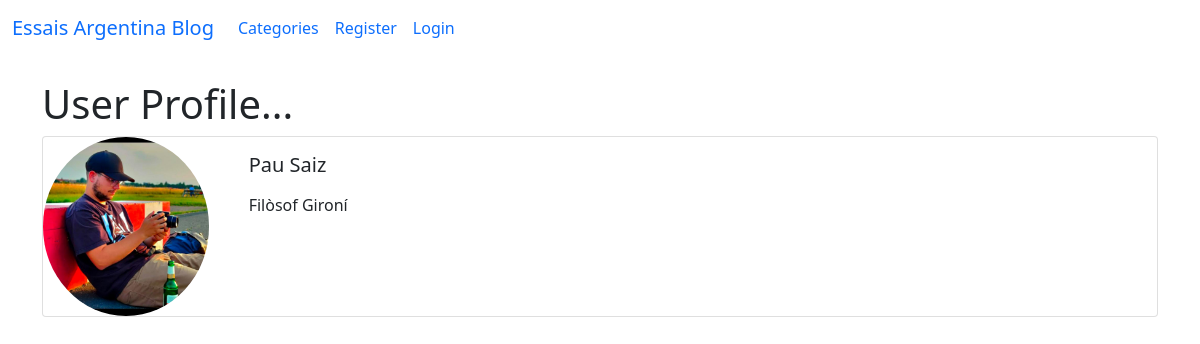
Before: /members/2/profile/ with the older database file.
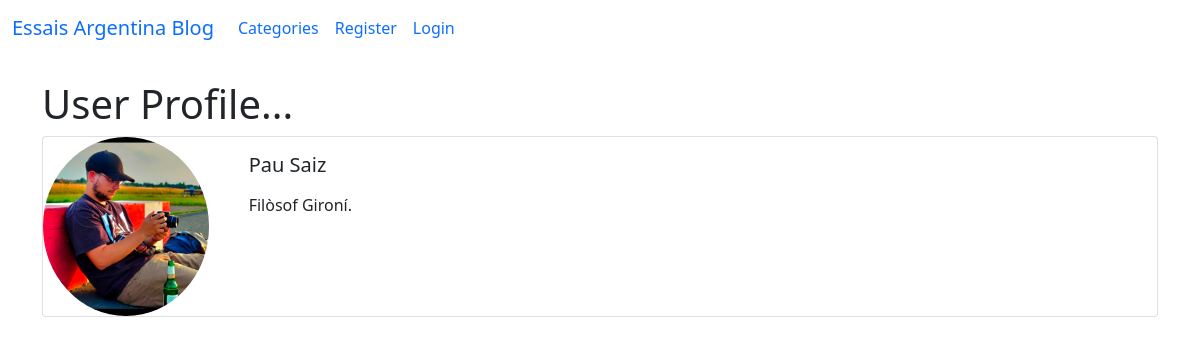
After: the same page with the newer database file.
### theblog/models.py (models this page shows, shortened)
class Profile(models.Model):
    user = models.OneToOneField(User, null=True, on_delete=models.CASCADE)
    bio = models.TextField()
    profile_pic = models.ImageField(null=True, blank=True, upload_to = "images/profile/")
    website_url = models.CharField(max_length=255, null=True, blank=True)
    instagram_url = models.CharField(max_length=255, null=True, blank=True)

### members/views.py (the view)
# urls.py: path('<int:pk>/profile/', ShowProfilePageView.as_view(), name='show_profile_page'),
class ShowProfilePageView(DetailView):
    model = Profile
    template_name = 'registration/user_profile.html'
    def get_context_data(self, *args, **kwargs):
        context = super(ShowProfilePageView, self).get_context_data(*args, **kwargs)
        page_user = get_object_or_404(Profile, id=self.kwargs['pk'])
        context["page_user"] = page_user
        return context

### members/templates/registration/user_profile.html (shortened to what this page needs)
{% extends 'base.html' %}
{% load static %}
{% block content %}
<h1>User Profile... </h1>
<div class="card mb-3">
  <div class="row no-gutters">
    <div class="col-md-2">
{% if page_user.profile_pic %}
      <img src="{{ page_user.profile_pic.url }}" class="card-img rounded-circle">
{% else %}
      <img src="{% static 'theblog/images/profile_pic_default.jpg' %}" class="card-img rounded-circle">
{% endif %}
    </div>
    <div class="col-md-10">
      <div class="card-body">
        <h5 class="card-title">
            {{page_user.user.first_name}}
            {{page_user.user.last_name}}
        </h5>
        <p class="card-text">
            {% if page_user.bio%}
                {{ page_user.bio }}
            {% else %}
                No bio
            {% endif %}
        </p>
      </div>
    </div>
  </div>
</div>
<br/><br/>
{% endblock %}

Changed rows visible on the page:
changed Profile "Pau": bio "Filòsof Gironí" → "Filòsof Gironí."
